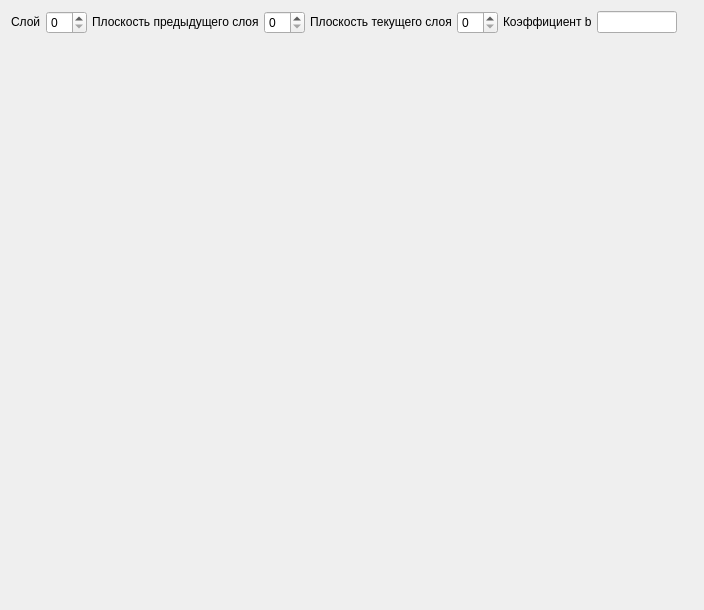
<?xml version="1.0" encoding="UTF-8"?>
<ui version="4.0">
 <class>TrainingResultsWidget</class>
 <widget class="QWidget" name="TrainingResultsWidget">
  <property name="geometry">
   <rect>
    <x>0</x>
    <y>0</y>
    <width>704</width>
    <height>610</height>
   </rect>
  </property>
  <property name="windowTitle">
   <string>Form</string>
  </property>
  <layout class="QGridLayout" name="gridLayout">
   <item row="0" column="0">
    <layout class="QHBoxLayout" name="horizontalLayout">
     <property name="spacing">
      <number>5</number>
     </property>
     <item>
      <widget class="QLabel" name="label">
       <property name="sizePolicy">
        <sizepolicy hsizetype="Fixed" vsizetype="Fixed">
         <horstretch>0</horstretch>
         <verstretch>0</verstretch>
        </sizepolicy>
       </property>
       <property name="minimumSize">
        <size>
         <width>0</width>
         <height>20</height>
        </size>
       </property>
       <property name="maximumSize">
        <size>
         <width>16777215</width>
         <height>20</height>
        </size>
       </property>
       <property name="text">
        <string>Слой</string>
       </property>
      </widget>
     </item>
     <item>
      <widget class="QSpinBox" name="spinBox_2"/>
     </item>
     <item>
      <widget class="QLabel" name="label_2">
       <property name="sizePolicy">
        <sizepolicy hsizetype="Fixed" vsizetype="Fixed">
         <horstretch>0</horstretch>
         <verstretch>0</verstretch>
        </sizepolicy>
       </property>
       <property name="minimumSize">
        <size>
         <width>0</width>
         <height>20</height>
        </size>
       </property>
       <property name="maximumSize">
        <size>
         <width>16777215</width>
         <height>20</height>
        </size>
       </property>
       <property name="text">
        <string>Плоскость предыдущего слоя</string>
       </property>
      </widget>
     </item>
     <item>
      <widget class="QSpinBox" name="spinBox"/>
     </item>
     <item>
      <widget class="QLabel" name="label_3">
       <property name="sizePolicy">
        <sizepolicy hsizetype="Fixed" vsizetype="Fixed">
         <horstretch>0</horstretch>
         <verstretch>0</verstretch>
        </sizepolicy>
       </property>
       <property name="minimumSize">
        <size>
         <width>0</width>
         <height>20</height>
        </size>
       </property>
       <property name="maximumSize">
        <size>
         <width>16777215</width>
         <height>20</height>
        </size>
       </property>
       <property name="text">
        <string>Плоскость текущего слоя</string>
       </property>
      </widget>
     </item>
     <item>
      <widget class="QSpinBox" name="spinBox_3"/>
     </item>
     <item>
      <widget class="QLabel" name="label_4">
       <property name="sizePolicy">
        <sizepolicy hsizetype="Fixed" vsizetype="Fixed">
         <horstretch>0</horstretch>
         <verstretch>0</verstretch>
        </sizepolicy>
       </property>
       <property name="minimumSize">
        <size>
         <width>0</width>
         <height>20</height>
        </size>
       </property>
       <property name="maximumSize">
        <size>
         <width>16777215</width>
         <height>20</height>
        </size>
       </property>
       <property name="text">
        <string>Коэффициент b</string>
       </property>
      </widget>
     </item>
     <item>
      <widget class="QLineEdit" name="lineEdit">
       <property name="sizePolicy">
        <sizepolicy hsizetype="Fixed" vsizetype="Fixed">
         <horstretch>0</horstretch>
         <verstretch>0</verstretch>
        </sizepolicy>
       </property>
       <property name="minimumSize">
        <size>
         <width>80</width>
         <height>0</height>
        </size>
       </property>
       <property name="maximumSize">
        <size>
         <width>80</width>
         <height>16777215</height>
        </size>
       </property>
       <property name="readOnly">
        <bool>true</bool>
       </property>
      </widget>
     </item>
     <item>
      <spacer name="horizontalSpacer">
       <property name="orientation">
        <enum>Qt::Horizontal</enum>
       </property>
       <property name="sizeHint" stdset="0">
        <size>
         <width>40</width>
         <height>20</height>
        </size>
       </property>
      </spacer>
     </item>
    </layout>
   </item>
   <item row="1" column="0">
    <widget class="ImageViewerWidget" name="widget" native="true">
     <property name="sizePolicy">
      <sizepolicy hsizetype="Expanding" vsizetype="Expanding">
       <horstretch>0</horstretch>
       <verstretch>0</verstretch>
      </sizepolicy>
     </property>
    </widget>
   </item>
  </layout>
 </widget>
 <customwidgets>
  <customwidget>
   <class>ImageViewerWidget</class>
   <extends>QWidget</extends>
   <header location="global">imageviewerwidget.h</header>
   <container>1</container>
  </customwidget>
 </customwidgets>
 <resources/>
 <connections/>
</ui>
